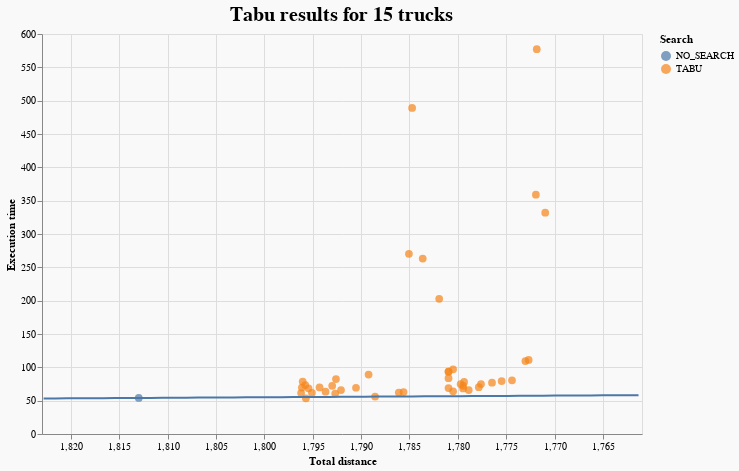

Write notebook code for a chart like this one.
### Code cell
plot_results(tabu_greedy_15, tabu_tooltips, "Tabu results for 15 trucks").properties(
    width=600, height=400, background="#F9F9F9"
)

### Figure 1 — Vega-Lite specification as saved in the notebook (floating-point values rounded to 4 significant figures)
{"config": {"view": {"continuousWidth": 400, "continuousHeight": 300}}, "layer": [{"data": {"name": "data-fc74310a297eba4a62cb3d3940edc927"}, "mark": {"type": "circle", "size": 60}, "encoding": {"color": {"field": "search", "title": "Search", "type": "nominal"}, "tooltip": [{"field": "heuristic", "title": "Heuristic", "type": "nominal"}, {"field": "search", "title": "Search", "type": "nominal"}, {"field": "base_solution", "title": "Base solution", "type": "nominal"}, {"field": "iterations", "title": "Iterations", "type": "quantitative"}, {"field": "TotalDistance", "title": "Total distance", "type": "quantitative"}, {"field": "execution_time", "title": "Execution time", "type": "quantitative"}, {"field": "tabu_queue_coef", "title": "Queue coef", "type": "quantitative"}], "x": {"field": "TotalDistance", "scale": {"domain": [1823.0, 1761.0]}, "title": "Total distance", "type": "quantitative"}, "y": {"field": "execution_time", "scale": {"domain": [44.09, 587.2]}, "title": "Execution time", "type": "quantitative"}}, "title": {"text": "Tabu results for 15 trucks", "anchor": "middle", "fontSize": 20}}, {"data": {"name": "data-658f1750fb7a3751e580e4a3f6067e7d"}, "mark": "line", "encoding": {"x": {"field": "x", "scale": {"domain": [1823.0, 1761.0]}, "type": "quantitative"}, "y": {"field": "y", "type": "quantitative"}}}], "background": "#F9F9F9", "height": 400, "width": 600, "$schema": "https://vega.github.io/schema/vega-lite/v4.17.0.json", "datasets": {"data-fc74310a297eba4a62cb3d3940edc927": [{"Unnamed: 0": 21, "base_solution": "SIMPLE_GREEDY", "heuristic": "REMOVE_LOOPS_SWAP_ANY_EXPORTATION", "search": "TABU", "iterations": 500.0, "temp_coef": null, "population_size": null, "mutation_probability": null, "tabu_queue_coef": 0.5, "swap_any_to_generate": null, "TotalDistance": 1795.0, "TotalTime": 6.895, "UnusedTrucksCount": 0, "OrphansCount": 0, "execution_time": 68.53, "TotalFuel": 448.9, "TrucksCount": 15, "Relation": 1.214}, {"Unnamed: 0": 27, "base_solution": "SIMPLE_GREEDY", "heuristic": "ANY_EXPORTATION_PROB1", "search": "TABU", "iterations": 200.0, "temp_coef": null, "population_size": null, "mutation_probability": null, "tabu_queue_coef": 0.5, "swap_any_to_generate": null, "TotalDistance": 1796.0, "TotalTime": 6.897, "UnusedTrucksCount": 0, "OrphansCount": 0, "execution_time": 53.56, "TotalFuel": 448.9, "TrucksCount": 15, "Relation": -32.92}, {"Unnamed: 0": 36, "base_solution": "SIMPLE_GREEDY", "heuristic": "ANY_EXPORTATION_TIME1", "search": "TABU", "iterations": 200.0, "temp_coef": null, "population_size": null, "mutation_probability": null, "tabu_queue_coef": 0.5, "swap_any_to_generate": null, "TotalDistance": 1789.0, "TotalTime": 6.654, "UnusedTrucksCount": 0, "OrphansCount": 0, "execution_time": 56.07, "TotalFuel": 447.1, "TrucksCount": 15, "Relation": 12.3}, {"Unnamed: 0": 37, "base_solution": "SIMPLE_GREEDY", "heuristic": "ANY_MOVE_EXPORTATION_FIXED2", "search": "TABU", "iterations": 500.0, "temp_coef": null, "population_size": null, "mutation_probability": null, "tabu_queue_coef": 0.3, "swap_any_to_generate": 500.0, "TotalDistance": 1771.0, "TotalTime": 6.669, "UnusedTrucksCount": 0, "OrphansCount": 0, "execution_time": 331.9, "TotalFuel": 442.7, "TrucksCount": 15, "Relation": 0.1512}, {"Unnamed: 0": 44, "base_solution": "SIMPLE_GREEDY", "heuristic": "REMOVE_LOOPS_SWAP_ANY_EXPORTATION", "search": "TABU", "iterations": 200.0, "temp_coef": null, "population_size": null, "mutation_probability": null, "tabu_queue_coef": 0.5, "swap_any_to_generate": null, "TotalDistance": 1796.0, "TotalTime": 6.89, "UnusedTrucksCount": 0, "OrphansCount": 0, "execution_time": 61.44, "TotalFuel": 449.0, "TrucksCount": 15, "Relation": 2.279}, {"Unnamed: 0": 49, "base_solution": "SIMPLE_GREEDY", "heuristic": "ANY_MOVE_EXPORTATION_FIXED2", "search": "TABU", "iterations": 500.0, "temp_coef": null, "population_size": null, "mutation_probability": null, "tabu_queue_coef": 0.5, "swap_any_to_generate": null, "TotalDistance": 1776.0, "TotalTime": 6.686, "UnusedTrucksCount": 0, "OrphansCount": 0, "execution_time": 76.92, "TotalFuel": 444.1, "TrucksCount": 15, "Relation": 1.598}, {"Unnamed: 0": 63, "base_solution": "SIMPLE_GREEDY", "heuristic": "ANY_MOVE_EXPORTATION", "search": "TABU", "iterations": 200.0, "temp_coef": null, "population_size": null, "mutation_probability": null, "tabu_queue_coef": 0.3, "swap_any_to_generate": null, "TotalDistance": 1774.0, "TotalTime": 6.633, "UnusedTrucksCount": 0, "OrphansCount": 0, "execution_time": 80.48, "TotalFuel": 443.6, "TrucksCount": 15, "Relation": 1.461}, {"Unnamed: 0": 72, "base_solution": "SIMPLE_GREEDY", "heuristic": "ANY_MOVE_EXPORTATION", "search": "TABU", "iterations": 500.0, "temp_coef": null, "population_size": null, "mutation_probability": null, "tabu_queue_coef": 0.5, "swap_any_to_generate": null, "TotalDistance": 1773.0, "TotalTime": 6.627, "UnusedTrucksCount": 0, "OrphansCount": 0, "execution_time": 109.5, "TotalFuel": 443.3, "TrucksCount": 15, "Relation": 0.7212}, {"Unnamed: 0": 74, "base_solution": "SIMPLE_GREEDY", "heuristic": "MOVE_IN_EXPORTATION", "search": "TABU", "iterations": 200.0, "temp_coef": null, "population_size": null, "mutation_probability": null, "tabu_queue_coef": 0.5, "swap_any_to_generate": null, "TotalDistance": 1781.0, "TotalTime": 6.672, "UnusedTrucksCount": 0, "OrphansCount": 0, "execution_time": 68.95, "TotalFuel": 445.2, "TrucksCount": 15, "Relation": 2.153}, {"Unnamed: 0": 75, "base_solution": "SIMPLE_GREEDY", "heuristic": "REMOVE_LOOPS_SWAP_ANY_EXPORTATION", "search": "TABU", "iterations": 500.0, "temp_coef": null, "population_size": null, "mutation_probability": null, "tabu_queue_coef": 0.3, "swap_any_to_generate": 500.0, "TotalDistance": 1782.0, "TotalTime": 6.747, "UnusedTrucksCount": 0, "OrphansCount": 0, "execution_time": 202.8, "TotalFuel": 445.5, "TrucksCount": 15, "Relation": 0.2087}, {"Unnamed: 0": 80, "base_solution": "SIMPLE_GREEDY", "heuristic": "ANY_EXPORTATION_PROB1", "search": "TABU", "iterations": 500.0, "temp_coef": null, "population_size": null, "mutation_probability": null, "tabu_queue_coef": 0.5, "swap_any_to_generate": null, "TotalDistance": 1796.0, "TotalTime": 6.852, "UnusedTrucksCount": 0, "OrphansCount": 0, "execution_time": 69.66, "TotalFuel": 449.0, "TrucksCount": 15, "Relation": 1.082}, {"Unnamed: 0": 91, "base_solution": "SIMPLE_GREEDY", "heuristic": "REMOVE_LOOPS_MOVE_EXPORTATION", "search": "TABU", "iterations": 500.0, "temp_coef": null, "population_size": null, "mutation_probability": null, "tabu_queue_coef": 0.3, "swap_any_to_generate": null, "TotalDistance": 1779.0, "TotalTime": 6.688, "UnusedTrucksCount": 0, "OrphansCount": 0, "execution_time": 78.11, "TotalFuel": 444.8, "TrucksCount": 15, "Relation": 1.399}, {"Unnamed: 0": 98, "base_solution": "SIMPLE_GREEDY", "heuristic": "ANY_EXPORTATION", "search": "TABU", "iterations": 500.0, "temp_coef": null, "population_size": null, "mutation_probability": null, "tabu_queue_coef": 0.3, "swap_any_to_generate": 500.0, "TotalDistance": 1785.0, "TotalTime": 6.761, "UnusedTrucksCount": 0, "OrphansCount": 0, "execution_time": 489.2, "TotalFuel": 446.2, "TrucksCount": 15, "Relation": 0.06493}, {"Unnamed: 0": 99, "base_solution": "SIMPLE_GREEDY", "heuristic": "REMOVE_LOOPS_SWAP_ANY_EXPORTATION", "search": "TABU", "iterations": 500.0, "temp_coef": null, "population_size": null, "mutation_probability": null, "tabu_queue_coef": 0.3, "swap_any_to_generate": null, "TotalDistance": 1796.0, "TotalTime": 6.887, "UnusedTrucksCount": 0, "OrphansCount": 0, "execution_time": 73.45, "TotalFuel": 448.9, "TrucksCount": 15, "Relation": 0.8888}, {"Unnamed: 0": 101, "base_solution": "SIMPLE_GREEDY", "heuristic": "MOVE_IN_EXPORTATION", "search": "TABU", "iterations": 200.0, "temp_coef": null, "population_size": null, "mutation_probability": null, "tabu_queue_coef": 0.3, "swap_any_to_generate": null, "TotalDistance": 1781.0, "TotalTime": 6.672, "UnusedTrucksCount": 0, "OrphansCount": 0, "execution_time": 83.78, "TotalFuel": 445.2, "TrucksCount": 15, "Relation": 1.078}, {"Unnamed: 0": 103, "base_solution": "SIMPLE_GREEDY", "heuristic": "ANY_MOVE_EXPORTATION_FIXED2", "search": "TABU", "iterations": 200.0, "temp_coef": null, "population_size": null, "mutation_probability": null, "tabu_queue_coef": 0.3, "swap_any_to_generate": null, "TotalDistance": 1779.0, "TotalTime": 6.664, "UnusedTrucksCount": 0, "OrphansCount": 0, "execution_time": 68.33, "TotalFuel": 444.9, "TrucksCount": 15, "Relation": 2.353}, {"Unnamed: 0": 111, "base_solution": "SIMPLE_GREEDY", "heuristic": "ANY_EXPORTATION_PROB1", "search": "TABU", "iterations": 200.0, "temp_coef": null, "population_size": null, "mutation_probability": null, "tabu_queue_coef": 0.3, "swap_any_to_generate": null, "TotalDistance": 1795.0, "TotalTime": 6.95, "UnusedTrucksCount": 0, "OrphansCount": 0, "execution_time": 61.85, "TotalFuel": 448.8, "TrucksCount": 15, "Relation": 2.305}, {"Unnamed: 0": 121, "base_solution": "SIMPLE_GREEDY", "heuristic": "ANY_EXPORTATION", "search": "TABU", "iterations": 200.0, "temp_coef": null, "population_size": null, "mutation_probability": null, "tabu_queue_coef": 0.3, "swap_any_to_generate": null, "TotalDistance": 1794.0, "TotalTime": 6.821, "UnusedTrucksCount": 0, "OrphansCount": 0, "execution_time": 69.9, "TotalFuel": 448.6, "TrucksCount": 15, "Relation": 1.182}, {"Unnamed: 0": 128, "base_solution": "SIMPLE_GREEDY", "heuristic": "ANY_MOVE_EXPORTATION", "search": "TABU", "iterations": 200.0, "temp_coef": null, "population_size": null, "mutation_probability": null, "tabu_queue_coef": 0.5, "swap_any_to_generate": null, "TotalDistance": 1775.0, "TotalTime": 6.632, "UnusedTrucksCount": 0, "OrphansCount": 0, "execution_time": 79.47, "TotalFuel": 443.9, "TrucksCount": 15, "Relation": 1.477}, {"Unnamed: 0": 138, "base_solution": "SIMPLE_GREEDY", "heuristic": "ANY_MOVE_SWAP", "search": "TABU", "iterations": 500.0, "temp_coef": null, "population_size": null, "mutation_probability": null, "tabu_queue_coef": 0.3, "swap_any_to_generate": null, "TotalDistance": 1780.0, "TotalTime": 6.65, "UnusedTrucksCount": 0, "OrphansCount": 0, "execution_time": 74.83, "TotalFuel": 444.9, "TrucksCount": 15, "Relation": 1.603}, {"Unnamed: 0": 140, "base_solution": "SIMPLE_GREEDY", "heuristic": "ANY_MOVE_SWAP", "search": "TABU", "iterations": 500.0, "temp_coef": null, "population_size": null, "mutation_probability": null, "tabu_queue_coef": 0.3, "swap_any_to_generate": 500.0, "TotalDistance": 1772.0, "TotalTime": 6.664, "UnusedTrucksCount": 0, "OrphansCount": 0, "execution_time": 359.0, "TotalFuel": 443.0, "TrucksCount": 15, "Relation": 0.1346}, {"Unnamed: 0": 163, "base_solution": "SIMPLE_GREEDY", "heuristic": "REMOVE_LOOPS_SWAP_ANY_EXPORTATION", "search": "TABU", "iterations": 200.0, "temp_coef": null, "population_size": null, "mutation_probability": null, "tabu_queue_coef": 0.3, "swap_any_to_generate": null, "TotalDistance": 1793.0, "TotalTime": 6.769, "UnusedTrucksCount": 0, "OrphansCount": 0, "execution_time": 60.72, "TotalFuel": 448.2, "TrucksCount": 15, "Relation": 3.06}, {"Unnamed: 0": 167, "base_solution": "SIMPLE_GREEDY", "heuristic": "ANY_MOVE_EXPORTATION_FIXED2", "search": "TABU", "iterations": 500.0, "temp_coef": null, "population_size": null, "mutation_probability": null, "tabu_queue_coef": 0.3, "swap_any_to_generate": null, "TotalDistance": 1778.0, "TotalTime": 6.59, "UnusedTrucksCount": 0, "OrphansCount": 0, "execution_time": 74.99, "TotalFuel": 444.4, "TrucksCount": 15, "Relation": 1.692}, {"Unnamed: 0": 175, "base_solution": "SIMPLE_GREEDY", "heuristic": "ANY_MOVE_EXPORTATION_FIXED2", "search": "TABU", "iterations": 200.0, "temp_coef": null, "population_size": null, "mutation_probability": null, "tabu_queue_coef": 0.5, "swap_any_to_generate": null, "TotalDistance": 1779.0, "TotalTime": 6.711, "UnusedTrucksCount": 0, "OrphansCount": 0, "execution_time": 65.97, "TotalFuel": 444.7, "TrucksCount": 15, "Relation": 2.868}, {"Unnamed: 0": 180, "base_solution": "SIMPLE_GREEDY", "heuristic": "ANY_MOVE_SWAP", "search": "TABU", "iterations": 200.0, "temp_coef": null, "population_size": null, "mutation_probability": null, "tabu_queue_coef": 0.5, "swap_any_to_generate": null, "TotalDistance": 1786.0, "TotalTime": 6.721, "UnusedTrucksCount": 0, "OrphansCount": 0, "execution_time": 62.95, "TotalFuel": 446.4, "TrucksCount": 15, "Relation": 3.088}, {"Unnamed: 0": 193, "base_solution": "SIMPLE_GREEDY", "heuristic": "ANY_MOVE_EXPORTATION", "search": "TABU", "iterations": 500.0, "temp_coef": null, "population_size": null, "mutation_probability": null, "tabu_queue_coef": 0.3, "swap_any_to_generate": null, "TotalDistance": 1773.0, "TotalTime": 6.63, "UnusedTrucksCount": 0, "OrphansCount": 0, "execution_time": 111.0, "TotalFuel": 443.2, "TrucksCount": 15, "Relation": 0.7074}, {"Unnamed: 0": 196, "base_solution": "SIMPLE_GREEDY", "heuristic": "ANY_EXPORTATION", "search": "TABU", "iterations": 500.0, "temp_coef": null, "population_size": null, "mutation_probability": null, "tabu_queue_coef": 0.3, "swap_any_to_generate": null, "TotalDistance": 1789.0, "TotalTime": 6.769, "UnusedTrucksCount": 0, "OrphansCount": 0, "execution_time": 89.08, "TotalFuel": 447.3, "TrucksCount": 15, "Relation": 0.6786}, {"Unnamed: 0": 204, "base_solution": "SIMPLE_GREEDY", "heuristic": "MOVE_IN_EXPORTATION", "search": "TABU", "iterations": 500.0, "temp_coef": null, "population_size": null, "mutation_probability": null, "tabu_queue_coef": 0.5, "swap_any_to_generate": null, "TotalDistance": 1781.0, "TotalTime": 6.672, "UnusedTrucksCount": 0, "OrphansCount": 0, "execution_time": 93.67, "TotalFuel": 445.2, "TrucksCount": 15, "Relation": 0.8087}, {"Unnamed: 0": 211, "base_solution": "SIMPLE_GREEDY", "heuristic": "ANY_MOVE_SWAP", "search": "TABU", "iterations": 500.0, "temp_coef": null, "population_size": null, "mutation_probability": null, "tabu_queue_coef": 0.5, "swap_any_to_generate": null, "TotalDistance": 1779.0, "TotalTime": 6.674, "UnusedTrucksCount": 0, "OrphansCount": 0, "execution_time": 72.27, "TotalFuel": 444.9, "TrucksCount": 15, "Relation": 1.843}, {"Unnamed: 0": 220, "base_solution": "SIMPLE_GREEDY", "heuristic": "REMOVE_LOOPS_MOVE_EXPORTATION", "search": "TABU", "iterations": 500.0, "temp_coef": null, "population_size": null, "mutation_probability": null, "tabu_queue_coef": 0.5, "swap_any_to_generate": null, "TotalDistance": 1780.0, "TotalTime": 6.672, "UnusedTrucksCount": 0, "OrphansCount": 0, "execution_time": 97.02, "TotalFuel": 445.1, "TrucksCount": 15, "Relation": 0.7565}, {"Unnamed: 0": 233, "base_solution": "SIMPLE_GREEDY", "heuristic": "ANY_MOVE_EXPORTATION", "search": "TABU", "iterations": 500.0, "temp_coef": null, "population_size": null, "mutation_probability": null, "tabu_queue_coef": 0.3, "swap_any_to_generate": 500.0, "TotalDistance": 1772.0, "TotalTime": 6.542, "UnusedTrucksCount": 0, "OrphansCount": 0, "execution_time": 577.2, "TotalFuel": 443.0, "TrucksCount": 15, "Relation": 0.07863}, {"Unnamed: 0": 243, "base_solution": "SIMPLE_GREEDY", "heuristic": "REMOVE_LOOPS_MOVE_EXPORTATION", "search": "TABU", "iterations": 200.0, "temp_coef": null, "population_size": null, "mutation_probability": null, "tabu_queue_coef": 0.5, "swap_any_to_generate": null, "TotalDistance": 1780.0, "TotalTime": 6.672, "UnusedTrucksCount": 0, "OrphansCount": 0, "execution_time": 63.98, "TotalFuel": 445.1, "TrucksCount": 15, "Relation": 3.283}, {"Unnamed: 0": 247, "base_solution": "SIMPLE_GREEDY", "heuristic": "ANY_EXPORTATION_TIME1", "search": "TABU", "iterations": 500.0, "temp_coef": null, "population_size": null, "mutation_probability": null, "tabu_queue_coef": 0.5, "swap_any_to_generate": null, "TotalDistance": 1791.0, "TotalTime": 6.694, "UnusedTrucksCount": 0, "OrphansCount": 0, "execution_time": 69.37, "TotalFuel": 447.6, "TrucksCount": 15, "Relation": 1.468}, {"Unnamed: 0": 253, "base_solution": "SIMPLE_GREEDY", "heuristic": null, "search": "NO_SEARCH", "iterations": null, "temp_coef": null, "population_size": null, "mutation_probability": null, "tabu_queue_coef": null, "swap_any_to_generate": null, "TotalDistance": 1813.0, "TotalTime": 6.926, "UnusedTrucksCount": 0, "OrphansCount": 0, "execution_time": 54.09, "TotalFuel": 453.2, "TrucksCount": 15, "Relation": 0.0}, {"Unnamed: 0": 266, "base_solution": "SIMPLE_GREEDY", "heuristic": "ANY_MOVE_SWAP", "search": "TABU", "iterations": 200.0, "temp_coef": null, "population_size": null, "mutation_probability": null, "tabu_queue_coef": 0.3, "swap_any_to_generate": null, "TotalDistance": 1786.0, "TotalTime": 6.921, "UnusedTrucksCount": 0, "OrphansCount": 0, "execution_time": 62.08, "TotalFuel": 446.5, "TrucksCount": 15, "Relation": 3.361}, {"Unnamed: 0": 268, "base_solution": "SIMPLE_GREEDY", "heuristic": "ANY_EXPORTATION_PROB1", "search": "TABU", "iterations": 500.0, "temp_coef": null, "population_size": null, "mutation_probability": null, "tabu_queue_coef": 0.3, "swap_any_to_generate": 500.0, "TotalDistance": 1785.0, "TotalTime": 6.701, "UnusedTrucksCount": 0, "OrphansCount": 0, "execution_time": 270.2, "TotalFuel": 446.3, "TrucksCount": 15, "Relation": 0.1292}, {"Unnamed: 0": 269, "base_solution": "SIMPLE_GREEDY", "heuristic": "MOVE_IN_EXPORTATION", "search": "TABU", "iterations": 500.0, "temp_coef": null, "population_size": null, "mutation_probability": null, "tabu_queue_coef": 0.3, "swap_any_to_generate": null, "TotalDistance": 1781.0, "TotalTime": 6.672, "UnusedTrucksCount": 0, "OrphansCount": 0, "execution_time": 93.51, "TotalFuel": 445.2, "TrucksCount": 15, "Relation": 0.812}, {"Unnamed: 0": 280, "base_solution": "SIMPLE_GREEDY", "heuristic": "ANY_EXPORTATION_TIME1", "search": "TABU", "iterations": 200.0, "temp_coef": null, "population_size": null, "mutation_probability": null, "tabu_queue_coef": 0.3, "swap_any_to_generate": null, "TotalDistance": 1794.0, "TotalTime": 6.918, "UnusedTrucksCount": 0, "OrphansCount": 0, "execution_time": 63.43, "TotalFuel": 448.4, "TrucksCount": 15, "Relation": 2.066}, {"Unnamed: 0": 282, "base_solution": "SIMPLE_GREEDY", "heuristic": "ANY_EXPORTATION", "search": "TABU", "iterations": 500.0, "temp_coef": null, "population_size": null, "mutation_probability": null, "tabu_queue_coef": 0.5, "swap_any_to_generate": null, "TotalDistance": 1793.0, "TotalTime": 6.883, "UnusedTrucksCount": 0, "OrphansCount": 0, "execution_time": 82.35, "TotalFuel": 448.1, "TrucksCount": 15, "Relation": 0.7212}, {"Unnamed: 0": 304, "base_solution": "SIMPLE_GREEDY", "heuristic": "REMOVE_LOOPS_MOVE_EXPORTATION", "search": "TABU", "iterations": 200.0, "temp_coef": null, "population_size": null, "mutation_probability": null, "tabu_queue_coef": 0.3, "swap_any_to_generate": null, "TotalDistance": 1778.0, "TotalTime": 6.672, "UnusedTrucksCount": 0, "OrphansCount": 0, "execution_time": 70.15, "TotalFuel": 444.5, "TrucksCount": 15, "Relation": 2.187}, {"Unnamed: 0": 310, "base_solution": "SIMPLE_GREEDY", "heuristic": "ANY_EXPORTATION_TIME1", "search": "TABU", "iterations": 500.0, "temp_coef": null, "population_size": null, "mutation_probability": null, "tabu_queue_coef": 0.3, "swap_any_to_generate": null, "TotalDistance": 1793.0, "TotalTime": 6.803, "UnusedTrucksCount": 0, "OrphansCount": 0, "execution_time": 72.22, "TotalFuel": 448.2, "TrucksCount": 15, "Relation": 1.102}, {"Unnamed: 0": 313, "base_solution": "SIMPLE_GREEDY", "heuristic": "ANY_EXPORTATION_TIME1", "search": "TABU", "iterations": 500.0, "temp_coef": null, "population_size": null, "mutation_probability": null, "tabu_queue_coef": 0.3, "swap_any_to_generate": 500.0, "TotalDistance": 1784.0, "TotalTime": 6.664, "UnusedTrucksCount": 0, "OrphansCount": 0, "execution_time": 263.1, "TotalFuel": 445.9, "TrucksCount": 15, "Relation": 0.1404}, {"Unnamed: 0": 323, "base_solution": "SIMPLE_GREEDY", "heuristic": "ANY_EXPORTATION_PROB1", "search": "TABU", "iterations": 500.0, "temp_coef": null, "population_size": null, "mutation_probability": null, "tabu_queue_coef": 0.3, "swap_any_to_generate": null, "TotalDistance": 1796.0, "TotalTime": 6.906, "UnusedTrucksCount": 0, "OrphansCount": 0, "execution_time": 78.64, "TotalFuel": 449.0, "TrucksCount": 15, "Relation": 0.6899}, {"Unnamed: 0": 329, "base_solution": "SIMPLE_GREEDY", "heuristic": "ANY_EXPORTATION", "search": "TABU", "iterations": 200.0, "temp_coef": null, "population_size": null, "mutation_probability": null, "tabu_queue_coef": 0.5, "swap_any_to_generate": null, "TotalDistance": 1792.0, "TotalTime": 6.891, "UnusedTrucksCount": 0, "OrphansCount": 0, "execution_time": 65.89, "TotalFuel": 448.0, "TrucksCount": 15, "Relation": 1.771}], "data-658f1750fb7a3751e580e4a3f6067e7d": [{"x": 1823.0, "y": 53.29}, {"x": 1822.0, "y": 53.39}, {"x": 1820.0, "y": 53.49}, {"x": 1819.0, "y": 53.59}, {"x": 1818.0, "y": 53.69}, {"x": 1817.0, "y": 53.79}, {"x": 1815.0, "y": 53.89}, {"x": 1814.0, "y": 53.99}, {"x": 1813.0, "y": 54.09}, {"x": 1812.0, "y": 54.19}, {"x": 1811.0, "y": 54.29}, {"x": 1809.0, "y": 54.39}, {"x": 1808.0, "y": 54.49}, {"x": 1807.0, "y": 54.59}, {"x": 1806.0, "y": 54.69}, {"x": 1804.0, "y": 54.79}, {"x": 1803.0, "y": 54.89}, {"x": 1802.0, "y": 54.99}, {"x": 1801.0, "y": 55.09}, {"x": 1799.0, "y": 55.19}, {"x": 1798.0, "y": 55.29}, {"x": 1797.0, "y": 55.39}, {"x": 1796.0, "y": 55.49}, {"x": 1795.0, "y": 55.59}, {"x": 1793.0, "y": 55.69}, {"x": 1792.0, "y": 55.79}, {"x": 1791.0, "y": 55.89}, {"x": 1790.0, "y": 55.99}, {"x": 1788.0, "y": 56.09}, {"x": 1787.0, "y": 56.19}, {"x": 1786.0, "y": 56.29}, {"x": 1785.0, "y": 56.39}, {"x": 1783.0, "y": 56.49}, {"x": 1782.0, "y": 56.59}, {"x": 1781.0, "y": 56.69}, {"x": 1780.0, "y": 56.79}, {"x": 1779.0, "y": 56.89}, {"x": 1777.0, "y": 56.99}, {"x": 1776.0, "y": 57.09}, {"x": 1775.0, "y": 57.19}, {"x": 1774.0, "y": 57.29}, {"x": 1772.0, "y": 57.39}, {"x": 1771.0, "y": 57.49}, {"x": 1770.0, "y": 57.59}, {"x": 1769.0, "y": 57.69}, {"x": 1767.0, "y": 57.79}, {"x": 1766.0, "y": 57.89}, {"x": 1765.0, "y": 57.99}, {"x": 1764.0, "y": 58.09}, {"x": 1763.0, "y": 58.19}, {"x": 1761.0, "y": 58.29}]}}
